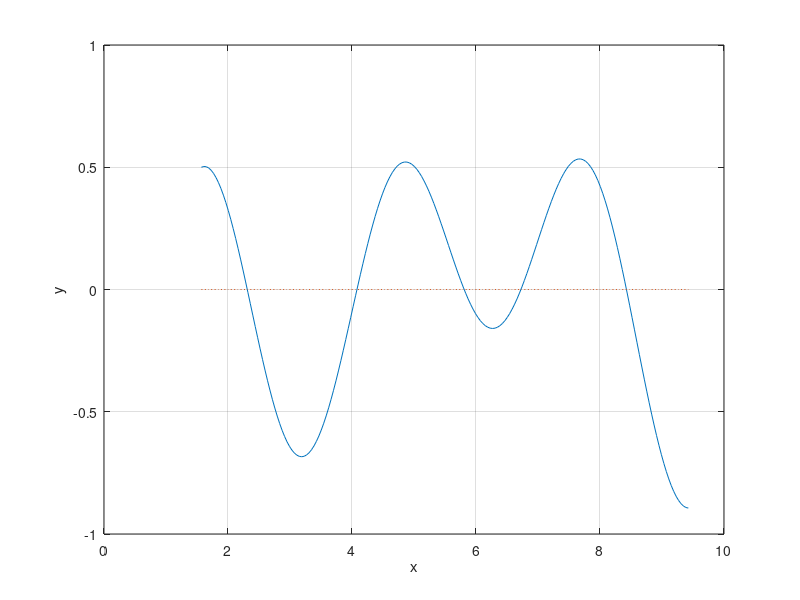

The MATLAB script that drew this image: (Note: this script raises an error after producing the figure.)
a=pi/2,b=3*pi;
x=linspace(a,b,200);
f='sin(x).^2+(0.5-1./x).*cos(x)-0.5';
plot(x,eval(f),x,0*x,':');
grid on;
xlabel('x');
ylabel('y');
z=ginput(1);
[zr,fr]=fzero(f,z(1));
hold on;
plot(zr,fr,'r*',z(1),z(2),'g*');